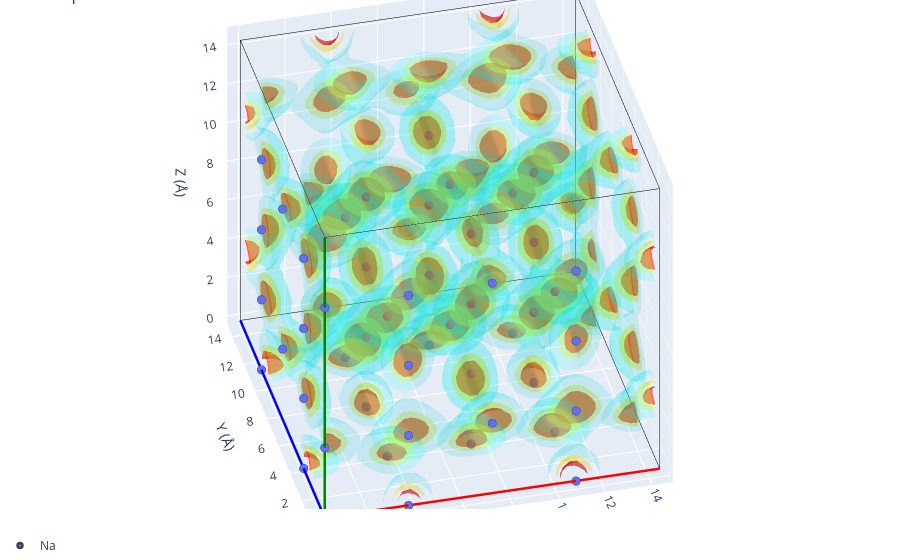

Write notebook code for a chart like this one.
### Markdown cell above
## Comparison with the expected sites

The workshop reference `structure_1.cif` describes the conventional, cubic *I*-43*m*
Na&#8323;(Sb/W)S&#8324; with the sodium spread over a single (disordered) Wyckoff site.
Expanded to the 2&times;2&times;2 MD supercell it lists 48 ideal sodium positions. Overlaying
them on the density shows how well the simulation reproduces the known sodium sublattice.

### Code cell
from pymatgen.core import Structure

from gemdat.io import read_cif

# Conventional I-43m reference, expanded to the 2x2x2 MD supercell and stripped
# down to the sodium sublattice. Place the sites in the volume's lattice so they
# share its coordinate frame.
reference = read_cif(f'{DATA}/structure_1.cif')
reference.make_supercell((2, 2, 2))
reference.remove_species(['S', 'Sb', 'W'])

expected_sites = Structure(
    lattice=vol.lattice,
    species=[site.species.elements[0] for site in reference],
    coords=[site.frac_coords for site in reference],
)

print(f'reference sodium sites: {len(expected_sites)}')
vol.plot_3d(structure=expected_sites)

### Figure 1 — Plotly figure (JSON) as saved in the notebook; plotly's stock layout.template omitted (floating-point values rounded to 4 significant figures; data arrays with more than 128 entries replaced by an {"elided": "..."} marker saying what was removed)
{"data": [{"line": {"color": "red", "width": 5}, "mode": "lines", "showlegend": false, "type": "scatter3d", "x": [0, 14.44], "y": [0, -0.02995], "z": [0, 3.137e-05]}, {"line": {"color": "blue", "width": 5}, "mode": "lines", "showlegend": false, "type": "scatter3d", "x": [0, -0.02995], "y": [0, 14.44], "z": [0, -5.366e-05]}, {"line": {"color": "green", "width": 5}, "mode": "lines", "showlegend": false, "type": "scatter3d", "x": [0, 3.129e-05], "y": [0, -5.396e-05], "z": [0, 14.48]}, {"line": {"color": "black", "width": 1}, "mode": "lines", "showlegend": false, "type": "scatter3d", "x": [14.44, 14.41], "y": [-0.02995, 14.41], "z": [3.137e-05, -2.229e-05]}, {"line": {"color": "black", "width": 1}, "mode": "lines", "showlegend": false, "type": "scatter3d", "x": [14.44, 14.44], "y": [-0.02995, -0.03], "z": [3.137e-05, 14.48]}, {"line": {"color": "black", "width": 1}, "mode": "lines", "showlegend": false, "type": "scatter3d", "x": [-0.02995, 14.41], "y": [14.44, 14.41], "z": [-5.366e-05, -2.229e-05]}, {"line": {"color": "black", "width": 1}, "mode": "lines", "showlegend": false, "type": "scatter3d", "x": [-0.02995, -0.02991], "y": [14.44, 14.44], "z": [-5.366e-05, 14.48]}, {"line": {"color": "black", "width": 1}, "mode": "lines", "showlegend": false, "type": "scatter3d", "x": [3.129e-05, 14.44], "y": [-5.396e-05, -0.03], "z": [14.48, 14.48]}, {"line": {"color": "black", "width": 1}, "mode": "lines", "showlegend": false, "type": "scatter3d", "x": [3.129e-05, -0.02991], "y": [-5.396e-05, 14.44], "z": [14.48, 14.48]}, {"line": {"color": "black", "width": 1}, "mode": "lines", "showlegend": false, "type": "scatter3d", "x": [14.41, -0.02991], "y": [14.41, 14.44], "z": [14.48, 14.48]}, {"line": {"color": "black", "width": 1}, "mode": "lines", "showlegend": false, "type": "scatter3d", "x": [14.41, 14.44], "y": [14.41, -0.03], "z": [14.48, 14.48]}, {"line": {"color": "black", "width": 1}, "mode": "lines", "showlegend": false, "type": "scatter3d", "x": [14.41, 14.41], "y": [14.41, 14.41], "z": [14.48, -2.229e-05]}, {"color": "red", "i": {"elided": "8112 int values"}, "j": {"elided": "8112 int values"}, "k": {"elided": "8112 int values"}, "name": "isoval=np.float64(134.75)", "opacity": 0.6, "showlegend": false, "type": "mesh3d", "x": {"elided": "4794 float values"}, "y": {"elided": "4794 float values"}, "z": {"elided": "4794 float values"}}, {"color": "yellow", "i": {"elided": "15340 int values"}, "j": {"elided": "15340 int values"}, "k": {"elided": "15340 int values"}, "name": "isoval=np.float64(53.900000000000006)", "opacity": 0.3, "showlegend": false, "type": "mesh3d", "x": {"elided": "8631 float values"}, "y": {"elided": "8631 float values"}, "z": {"elided": "8631 float values"}}, {"color": "cyan", "i": {"elided": "36892 int values"}, "j": {"elided": "36892 int values"}, "k": {"elided": "36892 int values"}, "name": "isoval=np.float64(3.773)", "opacity": 0.15, "showlegend": false, "type": "mesh3d", "x": {"elided": "19728 float values"}, "y": {"elided": "19728 float values"}, "z": {"elided": "19728 float values"}}, {"line": {"color": "red", "width": 5}, "mode": "lines", "showlegend": false, "type": "scatter3d", "x": [0, 14.44], "y": [0, -0.02995], "z": [0, 3.137e-05]}, {"line": {"color": "blue", "width": 5}, "mode": "lines", "showlegend": false, "type": "scatter3d", "x": [0, -0.02995], "y": [0, 14.44], "z": [0, -5.366e-05]}, {"line": {"color": "green", "width": 5}, "mode": "lines", "showlegend": false, "type": "scatter3d", "x": [0, 3.129e-05], "y": [0, -5.396e-05], "z": [0, 14.48]}, {"line": {"color": "black", "width": 1}, "mode": "lines", "showlegend": false, "type": "scatter3d", "x": [14.44, 14.41], "y": [-0.02995, 14.41], "z": [3.137e-05, -2.229e-05]}, {"line": {"color": "black", "width": 1}, "mode": "lines", "showlegend": false, "type": "scatter3d", "x": [14.44, 14.44], "y": [-0.02995, -0.03], "z": [3.137e-05, 14.48]}, {"line": {"color": "black", "width": 1}, "mode": "lines", "showlegend": false, "type": "scatter3d", "x": [-0.02995, 14.41], "y": [14.44, 14.41], "z": [-5.366e-05, -2.229e-05]}, {"line": {"color": "black", "width": 1}, "mode": "lines", "showlegend": false, "type": "scatter3d", "x": [-0.02995, -0.02991], "y": [14.44, 14.44], "z": [-5.366e-05, 14.48]}, {"line": {"color": "black", "width": 1}, "mode": "lines", "showlegend": false, "type": "scatter3d", "x": [3.129e-05, 14.44], "y": [-5.396e-05, -0.03], "z": [14.48, 14.48]}, {"line": {"color": "black", "width": 1}, "mode": "lines", "showlegend": false, "type": "scatter3d", "x": [3.129e-05, -0.02991], "y": [-5.396e-05, 14.44], "z": [14.48, 14.48]}, {"line": {"color": "black", "width": 1}, "mode": "lines", "showlegend": false, "type": "scatter3d", "x": [14.41, -0.02991], "y": [14.41, 14.44], "z": [14.48, 14.48]}, {"line": {"color": "black", "width": 1}, "mode": "lines", "showlegend": false, "type": "scatter3d", "x": [14.41, 14.44], "y": [14.41, -0.03], "z": [14.48, 14.48]}, {"line": {"color": "black", "width": 1}, "mode": "lines", "showlegend": false, "type": "scatter3d", "x": [14.41, 14.41], "y": [14.41, 14.41], "z": [14.48, -2.229e-05]}, {"legendgroup": "Na", "marker": {"color": "#636EFA", "line": {"width": 2.5}, "size": 5}, "mode": "markers", "name": "Na", "showlegend": true, "type": "scatter3d", "x": [7.823e-06], "y": [-1.349e-05], "z": [3.619]}, {"legendgroup": "Na", "marker": {"color": "#636EFA", "line": {"width": 2.5}, "size": 5}, "mode": "markers", "name": "Na", "showlegend": false, "type": "scatter3d", "x": [2.347e-05], "y": [-4.047e-05], "z": [10.86]}, {"legendgroup": "Na", "marker": {"color": "#636EFA", "line": {"width": 2.5}, "size": 5}, "mode": "markers", "name": "Na", "showlegend": false, "type": "scatter3d", "x": [-0.01497], "y": [7.218], "z": [3.619]}, {"legendgroup": "Na", "marker": {"color": "#636EFA", "line": {"width": 2.5}, "size": 5}, "mode": "markers", "name": "Na", "showlegend": false, "type": "scatter3d", "x": [-0.01495], "y": [7.218], "z": [10.86]}, {"legendgroup": "Na", "marker": {"color": "#636EFA", "line": {"width": 2.5}, "size": 5}, "mode": "markers", "name": "Na", "showlegend": false, "type": "scatter3d", "x": [7.218], "y": [-0.01499], "z": [3.619]}, {"legendgroup": "Na", "marker": {"color": "#636EFA", "line": {"width": 2.5}, "size": 5}, "mode": "markers", "name": "Na", "showlegend": false, "type": "scatter3d", "x": [7.219], "y": [-0.01501], "z": [10.86]}, {"legendgroup": "Na", "marker": {"color": "#636EFA", "line": {"width": 2.5}, "size": 5}, "mode": "markers", "name": "Na", "showlegend": false, "type": "scatter3d", "x": [7.204], "y": [7.204], "z": [3.619]}, {"legendgroup": "Na", "marker": {"color": "#636EFA", "line": {"width": 2.5}, "size": 5}, "mode": "markers", "name": "Na", "showlegend": false, "type": "scatter3d", "x": [7.204], "y": [7.203], "z": [10.86]}, {"legendgroup": "Na", "marker": {"color": "#636EFA", "line": {"width": 2.5}, "size": 5}, "mode": "markers", "name": "Na", "showlegend": false, "type": "scatter3d", "x": [-0.007487], "y": [3.609], "z": [-1.341e-05]}, {"legendgroup": "Na", "marker": {"color": "#636EFA", "line": {"width": 2.5}, "size": 5}, "mode": "markers", "name": "Na", "showlegend": false, "type": "scatter3d", "x": [-0.007471], "y": [3.609], "z": [7.238]}, {"legendgroup": "Na", "marker": {"color": "#636EFA", "line": {"width": 2.5}, "size": 5}, "mode": "markers", "name": "Na", "showlegend": false, "type": "scatter3d", "x": [-0.02246], "y": [10.83], "z": [-4.024e-05]}, {"legendgroup": "Na", "marker": {"color": "#636EFA", "line": {"width": 2.5}, "size": 5}, "mode": "markers", "name": "Na", "showlegend": false, "type": "scatter3d", "x": [-0.02244], "y": [10.83], "z": [7.238]}, {"legendgroup": "Na", "marker": {"color": "#636EFA", "line": {"width": 2.5}, "size": 5}, "mode": "markers", "name": "Na", "showlegend": false, "type": "scatter3d", "x": [7.211], "y": [3.594], "z": [2.27e-06]}, {"legendgroup": "Na", "marker": {"color": "#636EFA", "line": {"width": 2.5}, "size": 5}, "mode": "markers", "name": "Na", "showlegend": false, "type": "scatter3d", "x": [7.211], "y": [3.594], "z": [7.238]}, {"legendgroup": "Na", "marker": {"color": "#636EFA", "line": {"width": 2.5}, "size": 5}, "mode": "markers", "name": "Na", "showlegend": false, "type": "scatter3d", "x": [7.196], "y": [10.81], "z": [-2.456e-05]}, {"legendgroup": "Na", "marker": {"color": "#636EFA", "line": {"width": 2.5}, "size": 5}, "mode": "markers", "name": "Na", "showlegend": false, "type": "scatter3d", "x": [7.196], "y": [10.81], "z": [7.238]}, {"legendgroup": "Na", "marker": {"color": "#636EFA", "line": {"width": 2.5}, "size": 5}, "mode": "markers", "name": "Na", "showlegend": false, "type": "scatter3d", "x": [3.609], "y": [-0.007487], "z": [7.842e-06]}, {"legendgroup": "Na", "marker": {"color": "#636EFA", "line": {"width": 2.5}, "size": 5}, "mode": "markers", "name": "Na", "showlegend": false, "type": "scatter3d", "x": [3.609], "y": [-0.007514], "z": [7.238]}, {"legendgroup": "Na", "marker": {"color": "#636EFA", "line": {"width": 2.5}, "size": 5}, "mode": "markers", "name": "Na", "showlegend": false, "type": "scatter3d", "x": [3.594], "y": [7.211], "z": [-1.899e-05]}, {"legendgroup": "Na", "marker": {"color": "#636EFA", "line": {"width": 2.5}, "size": 5}, "mode": "markers", "name": "Na", "showlegend": false, "type": "scatter3d", "x": [3.594], "y": [7.211], "z": [7.238]}, {"legendgroup": "Na", "marker": {"color": "#636EFA", "line": {"width": 2.5}, "size": 5}, "mode": "markers", "name": "Na", "showlegend": false, "type": "scatter3d", "x": [10.83], "y": [-0.02246], "z": [2.353e-05]}, {"legendgroup": "Na", "marker": {"color": "#636EFA", "line": {"width": 2.5}, "size": 5}, "mode": "markers", "name": "Na", "showlegend": false, "type": "scatter3d", "x": [10.83], "y": [-0.02249], "z": [7.238]}, {"legendgroup": "Na", "marker": {"color": "#636EFA", "line": {"width": 2.5}, "size": 5}, "mode": "markers", "name": "Na", "showlegend": false, "type": "scatter3d", "x": [10.81], "y": [7.196], "z": [-3.303e-06]}, {"legendgroup": "Na", "marker": {"color": "#636EFA", "line": {"width": 2.5}, "size": 5}, "mode": "markers", "name": "Na", "showlegend": false, "type": "scatter3d", "x": [10.81], "y": [7.196], "z": [7.238]}, {"legendgroup": "Na", "marker": {"color": "#636EFA", "line": {"width": 2.5}, "size": 5}, "mode": "markers", "name": "Na", "showlegend": false, "type": "scatter3d", "x": [3.602], "y": [3.602], "z": [-5.573e-06]}, {"legendgroup": "Na", "marker": {"color": "#636EFA", "line": {"width": 2.5}, "size": 5}, "mode": "markers", "name": "Na", "showlegend": false, "type": "scatter3d", "x": [3.602], "y": [3.602], "z": [7.238]}, {"legendgroup": "Na", "marker": {"color": "#636EFA", "line": {"width": 2.5}, "size": 5}, "mode": "markers", "name": "Na", "showlegend": false, "type": "scatter3d", "x": [3.587], "y": [10.82], "z": [-3.24e-05]}, {"legendgroup": "Na", "marker": {"color": "#636EFA", "line": {"width": 2.5}, "size": 5}, "mode": "markers", "name": "Na", "showlegend": false, "type": "scatter3d", "x": [3.587], "y": [10.82], "z": [7.238]}, {"legendgroup": "Na", "marker": {"color": "#636EFA", "line": {"width": 2.5}, "size": 5}, "mode": "markers", "name": "Na", "showlegend": false, "type": "scatter3d", "x": [10.82], "y": [3.587], "z": [1.011e-05]}, {"legendgroup": "Na", "marker": {"color": "#636EFA", "line": {"width": 2.5}, "size": 5}, "mode": "markers", "name": "Na", "showlegend": false, "type": "scatter3d", "x": [10.82], "y": [3.587], "z": [7.238]}, {"legendgroup": "Na", "marker": {"color": "#636EFA", "line": {"width": 2.5}, "size": 5}, "mode": "markers", "name": "Na", "showlegend": false, "type": "scatter3d", "x": [10.81], "y": [10.81], "z": [-1.672e-05]}, {"legendgroup": "Na", "marker": {"color": "#636EFA", "line": {"width": 2.5}, "size": 5}, "mode": "markers", "name": "Na", "showlegend": false, "type": "scatter3d", "x": [10.81], "y": [10.81], "z": [7.238]}, {"legendgroup": "Na", "marker": {"color": "#636EFA", "line": {"width": 2.5}, "size": 5}, "mode": "markers", "name": "Na", "showlegend": false, "type": "scatter3d", "x": [3.609], "y": [-0.0075], "z": [3.619]}, {"legendgroup": "Na", "marker": {"color": "#636EFA", "line": {"width": 2.5}, "size": 5}, "mode": "markers", "name": "Na", "showlegend": false, "type": "scatter3d", "x": [3.609], "y": [-0.007527], "z": [10.86]}, {"legendgroup": "Na", "marker": {"color": "#636EFA", "line": {"width": 2.5}, "size": 5}, "mode": "markers", "name": "Na", "showlegend": false, "type": "scatter3d", "x": [3.594], "y": [7.211], "z": [3.619]}, {"legendgroup": "Na", "marker": {"color": "#636EFA", "line": {"width": 2.5}, "size": 5}, "mode": "markers", "name": "Na", "showlegend": false, "type": "scatter3d", "x": [3.594], "y": [7.211], "z": [10.86]}, {"legendgroup": "Na", "marker": {"color": "#636EFA", "line": {"width": 2.5}, "size": 5}, "mode": "markers", "name": "Na", "showlegend": false, "type": "scatter3d", "x": [10.83], "y": [-0.02247], "z": [3.619]}, {"legendgroup": "Na", "marker": {"color": "#636EFA", "line": {"width": 2.5}, "size": 5}, "mode": "markers", "name": "Na", "showlegend": false, "type": "scatter3d", "x": [10.83], "y": [-0.0225], "z": [10.86]}, {"legendgroup": "Na", "marker": {"color": "#636EFA", "line": {"width": 2.5}, "size": 5}, "mode": "markers", "name": "Na", "showlegend": false, "type": "scatter3d", "x": [10.81], "y": [7.196], "z": [3.619]}, {"legendgroup": "Na", "marker": {"color": "#636EFA", "line": {"width": 2.5}, "size": 5}, "mode": "markers", "name": "Na", "showlegend": false, "type": "scatter3d", "x": [10.81], "y": [7.196], "z": [10.86]}, {"legendgroup": "Na", "marker": {"color": "#636EFA", "line": {"width": 2.5}, "size": 5}, "mode": "markers", "name": "Na", "showlegend": false, "type": "scatter3d", "x": [-0.007479], "y": [3.609], "z": [3.619]}, {"legendgroup": "Na", "marker": {"color": "#636EFA", "line": {"width": 2.5}, "size": 5}, "mode": "markers", "name": "Na", "showlegend": false, "type": "scatter3d", "x": [-0.007463], "y": [3.609], "z": [10.86]}, {"legendgroup": "Na", "marker": {"color": "#636EFA", "line": {"width": 2.5}, "size": 5}, "mode": "markers", "name": "Na", "showlegend": false, "type": "scatter3d", "x": [-0.02245], "y": [10.83], "z": [3.619]}, {"legendgroup": "Na", "marker": {"color": "#636EFA", "line": {"width": 2.5}, "size": 5}, "mode": "markers", "name": "Na", "showlegend": false, "type": "scatter3d", "x": [-0.02244], "y": [10.83], "z": [10.86]}, {"legendgroup": "Na", "marker": {"color": "#636EFA", "line": {"width": 2.5}, "size": 5}, "mode": "markers", "name": "Na", "showlegend": false, "type": "scatter3d", "x": [7.211], "y": [3.594], "z": [3.619]}, {"legendgroup": "Na", "marker": {"color": "#636EFA", "line": {"width": 2.5}, "size": 5}, "mode": "markers", "name": "Na", "showlegend": false, "type": "scatter3d", "x": [7.211], "y": [3.594], "z": [10.86]}, {"legendgroup": "Na", "marker": {"color": "#636EFA", "line": {"width": 2.5}, "size": 5}, "mode": "markers", "name": "Na", "showlegend": false, "type": "scatter3d", "x": [7.196], "y": [10.81], "z": [3.619]}, {"legendgroup": "Na", "marker": {"color": "#636EFA", "line": {"width": 2.5}, "size": 5}, "mode": "markers", "name": "Na", "showlegend": false, "type": "scatter3d", "x": [7.196], "y": [10.81], "z": [10.86]}], "layout": {"legend": {"orientation": "h", "x": 0, "xanchor": "left", "y": -0.1, "yanchor": "bottom"}, "margin": {"b": 0, "l": 0, "r": 0, "t": 0}, "scene": {"aspectmode": "manual", "aspectratio": {"x": 1.444, "y": 1.444, "z": 1.448}, "camera": {"eye": {"x": -0.7219, "y": -2.887, "z": 2.171}, "projection": {"type": "orthographic"}}, "xaxis": {"title": {"text": "X (Å)"}}, "yaxis": {"title": {"text": "Y (Å)"}}, "zaxis": {"title": {"text": "Z (Å)"}}}, "showlegend": true, "title": {"text": "3D plot"}}}
